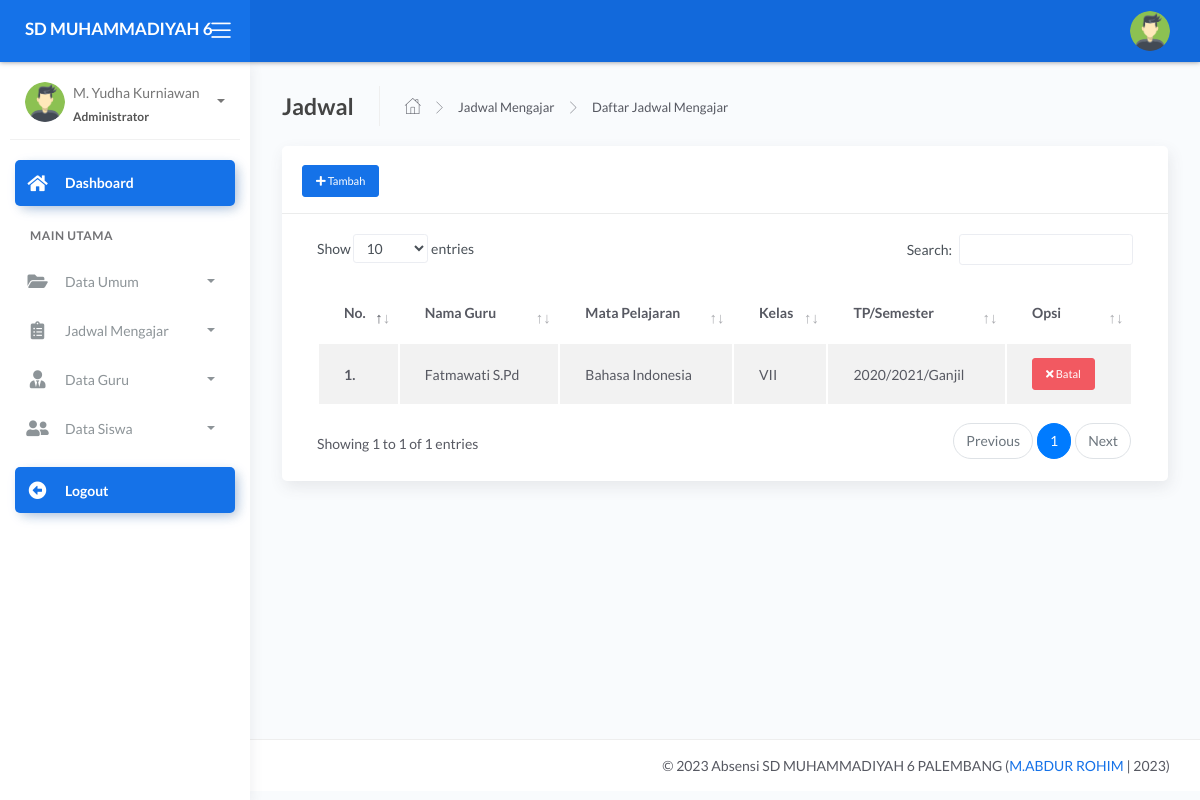
Page /admin/dashboard.php?page=jadwal (signed in) on the committed database.
### tables this page shows
CREATE TABLE `tb_mengajar` (
  `id_mengajar` int(11) NOT NULL,
  `kode_pelajaran` varchar(30) NOT NULL,
  `hari` varchar(40) NOT NULL,
  `jam_mengajar` varchar(60) NOT NULL,
  `jamke` varchar(11) NOT NULL,
  `id_guru` int(11) NOT NULL,
  `id_mapel` int(11) NOT NULL,
  `id_mkelas` int(11) NOT NULL,
  `id_semester` int(11) NOT NULL,
  `id_thajaran` int(11) NOT NULL
);

CREATE TABLE `tb_guru` (
  `id_guru` int(11) NOT NULL,
  `nip` varchar(15) NOT NULL,
  `nama_guru` varchar(120) NOT NULL,
  `email` varchar(65) NOT NULL,
  `password` varchar(100) NOT NULL,
  `foto` varchar(255) NOT NULL,
  `status` varchar(5) NOT NULL
);

CREATE TABLE `tb_master_mapel` (
  `id_mapel` int(11) NOT NULL,
  `kode_mapel` varchar(40) NOT NULL,
  `mapel` varchar(60) NOT NULL
);

CREATE TABLE `tb_mkelas` (
  `id_mkelas` int(11) NOT NULL,
  `kd_kelas` varchar(40) NOT NULL,
  `nama_kelas` varchar(40) NOT NULL
);

CREATE TABLE `tb_thajaran` (
  `id_thajaran` int(11) NOT NULL,
  `tahun_ajaran` varchar(30) NOT NULL,
  `status` int(11) NOT NULL
);

CREATE TABLE `tb_semester` (
  `id_semester` int(11) NOT NULL,
  `semester` varchar(45) NOT NULL,
  `status` int(10) NOT NULL
);

### admin/dashboard.php (the view, shortened to what this page needs)
<?php
 include '../config/db.php';
?> <script>
   <?php
$id_login = @$_SESSION['admin'];
$sql = mysqli_query($con,"SELECT * FROM tb_admin
 WHERE id_admin = '$id_login'") or die(mysqli_error($con));
$data = mysqli_fetch_array($sql);
?>
<!DOCTYPE html>
<html lang="en">
<head>
	<link rel="stylesheet" href="../assets/css/bootstrap.min.css">
	<link rel="stylesheet" href="../assets/css/atlantis.min.css">
	<link rel="stylesheet" href="../assets/css/demo.css">
</head>
<body>
	<div class="wrapper">
		<div class="main-header">
			<div class="logo-header" data-background-color="blue">
				<a href="dashboard.php" class="logo">
					<b class="text-white">SD MUHAMMADIYAH 6</b>
				</a>
				<div class="nav-toggle">
					<button class="btn btn-toggle toggle-sidebar">
						<i class="icon-menu"></i>
					</button>
				</div>
			</div>
			<nav class="navbar navbar-header navbar-expand-lg" data-background-color="blue2">
				<div class="container-fluid">
					<ul class="navbar-nav topbar-nav ml-md-auto align-items-center">
						<li class="nav-item dropdown hidden-caret">
							<a class="dropdown-toggle profile-pic" data-toggle="dropdown" href="#" aria-expanded="false">
								<div class="avatar-sm">
									<img src="../assets/img/user/<?=$data['foto'] ?>" alt="..." class="avatar-img rounded-circle">
								</div>
							</a>
						</li>
					</ul>
				</div>
			</nav>
		</div>
		<div class="sidebar sidebar-style-2">
			<div class="sidebar-wrapper scrollbar scrollbar-inner">
				<div class="sidebar-content">
					<div class="user">
						<div class="avatar-sm float-left mr-2">
							<img src="../assets/img/user/<?=$data['foto'] ?>" alt="..." class="avatar-img rounded-circle">
						</div>
						<div class="info">
							<a data-toggle="collapse" href="#collapseExample" aria-expanded="true">
								<span>
									<?=$data['nama_lengkap'] ?>
									<span class="user-level">Administrator</span>
									<span class="caret"></span>
								</span>
							</a>
						</div>
					</div>
					<ul class="nav nav-primary">
						<li class="nav-item active">
							<a href="dashboard.php" class="collapsed">
								<i class="fas fa-home"></i>
								<p>Dashboard</p>
							</a>
						</li>
						<li class="nav-section">
							<h4 class="text-section">Main Utama</h4>
						</li>
						<li class="nav-item">
							<a data-toggle="collapse" href="#base">
								<i class="fas fa-folder-open"></i>
								<p>Data Umum</p>
								<span class="caret"></span>
							</a>
						</li>
						<li class="nav-item">
							<a data-toggle="collapse" href="#sidebarLayouts">
								<i class="fas fa-clipboard-list"></i>
								<p>Jadwal Mengajar</p>
								<span class="caret"></span>
							</a>
						</li>
						<li class="nav-item">
							<a data-toggle="collapse" href="#guru">
								<i class="fas fa-user-tie"></i>
								<p>Data Guru</p>
								<span class="caret"></span>
							</a>
						</li>
						<li class="nav-item">
							<a data-toggle="collapse" href="#siswa">
								<i class="fas fa-user-friends"></i>
								<p>Data Siswa</p>
								<span class="caret"></span>
							</a>
						</li>
						<li class="nav-item active mt-3">
							<a href="logout.php" class="collapsed">
								<i class="fas fa-arrow-alt-circle-left"></i>
								<p>Logout</p>
							</a>
						</li>
					</ul>
				</div>
			</div>
		</div>
		<div class="main-panel">
			<div class="content">
				<?php
				$page= @$_GET['page'];
				$act = @$_GET['act'];
				if ($page=='master') {
					if ($act=='kelas') {
					include 'modul/master/kelas/data_kelas.php';
					}elseif ($act=='delkelas') {
					include 'modul/master/kelas/del.php';
					}elseif ($act=='semester') {
					include 'modul/master/semester/data.php';
					}elseif ($act=='delsemester') {
					include 'modul/master/semester/del.php';
					}elseif ($act=='set_semester') {
						include 'modul/master/semester/set.php';
					}
					elseif ($act=='ta') {
					include 'modul/master/ta/data.php';
					}elseif ($act=='delta') {
					include 'modul/master/ta/del.php';
					}elseif($act=='set_ta'){
						include 'modul/master/ta/set.php';
				}elseif ($act=='mapel') {
					include 'modul/master/mapel/data.php';
					}elseif ($act=='delmapel') {
					include 'modul/master/mapel/del.php';
					}
				}elseif ($page=='walas') {
					if ($act=='') {
					 include 'modul/wakel/data.php';
					}
        }
            elseif ($page=='rekap') {
					if ($act=='') {
						include 'modul/rekap/rekap_absen.php';
					}elseif ($act='rekap-perbulan') {
						include 'modul/rekap/rekap_perbulan.php';
					}
		}elseif ($page=='jadwal') {
			if ($act=='') {
				include 'modul/jadwal/data_mengajar.php';
			}elseif ($act=='add') {
				include 'modul/jadwal/tambah.php';
			}elseif ($act=='cancel') {
				include 'modul/jadwal/cancel.php';
			}
		}elseif ($page=='') {
			include 'modul/home.php';
		}else{
			echo "<b>Tidak ada Halaman</b>";
		}
				 ?>
			</div>
		<footer class="footer">
				<div class="container">
					<div class="copyright ml-auto">
						&copy; <?php echo date('Y');?> Absensi SD MUHAMMADIYAH 6 PALEMBANG (<a href="index.php">M.ABDUR ROHIM </a> | 2023)
					</div>
				</div>
			</footer>
		</div>
	</div>
</body>
</html>

### admin/modul/jadwal/data_mengajar.php
<div class="page-inner">
          <div class="page-header">
            <h4 class="page-title">Jadwal</h4>
            <ul class="breadcrumbs">
              <li class="nav-home">
                <a href="#">
                  <i class="flaticon-home"></i>
                </a>
              </li>
              <li class="separator">
                <i class="flaticon-right-arrow"></i>
              </li>
              <li class="nav-item">
                <a href="#">Jadwal Mengajar</a>
              </li>
              <li class="separator">
                <i class="flaticon-right-arrow"></i>
              </li>
              <li class="nav-item">
                <a href="#">Daftar Jadwal Mengajar</a>
              </li>
            </ul>
          </div>
          <div class="row">
            <div class="col-md-12">
              <div class="card">
                <div class="card-header">
                  <div class="card-title">
                     <a href="?page=jadwal&act=add" class="btn btn-primary btn-sm text-white"><i class="fa fa-plus"></i> Tambah</a>
                  </div>
                </div>
                    <div class="card-body">
                      <div class="table-responsive">
                        <table id="basic-datatables" class="display table table-striped table-hover" >
                          <thead>
                            <tr>
                              <th>No.</th>
                              <th>Nama Guru</th>
                              <th>Mata Pelajaran</th>
                              <th>Kelas</th>
                              <th>TP/Semester</th>
                              <th>Opsi </th>
                            </tr>
                          </thead>
                          <tbody>
                            <?php
                            $no=1;
                              $mapel = mysqli_query($con,"SELECT * FROM tb_mengajar
                            INNER JOIN tb_guru ON tb_mengajar.id_guru=tb_guru.id_guru
                            INNER JOIN tb_master_mapel ON tb_mengajar.id_mapel=tb_master_mapel.id_mapel
                            INNER JOIN tb_mkelas ON tb_mengajar.id_mkelas=tb_mkelas.id_mkelas
                            INNER JOIN tb_semester ON tb_mengajar.id_semester=tb_semester.id_semester
                            INNER JOIN tb_thajaran ON tb_mengajar.id_thajaran=tb_thajaran.id_thajaran
                               ");
                              foreach ($mapel as $d) {
                             ?>
                            <tr>
                              <th scope="row"><b><?=$no++; ?>.</b></th>
                              <td><?=$d['nama_guru'] ?></td>
                              <td><?=$d['mapel'] ?></td>
                              <td><?=$d['nama_kelas'] ?></td>
                              <td><?=$d['tahun_ajaran'] ?>/<?=$d['semester'] ?></td>
                              <td>
                                <a href="?page=jadwal&act=cancel&id=<?=$d['id_mengajar'];?>" class="btn btn-danger btn-sm"><i class="fa fa-times"></i> Batal</a>
                              </td>
                            </tr>
                          <?php } ?>
                          </tbody>
                        </table>
                      </div>
                    </div>
                  </div>
                </div>
</div>
</div>

### rows in the picture
tb_mengajar: id_guru.nama_guru "Fatmawati S.Pd", id_mapel.mapel "Bahasa Indonesia", id_mkelas.nama_kelas "VII", id_thajaran.tahun_ajaran "2020/2021", id_semester.semester "Ganjil"

### other values in the picture
$data['nama_lengkap'] "M. Yudha Kurniawan"
